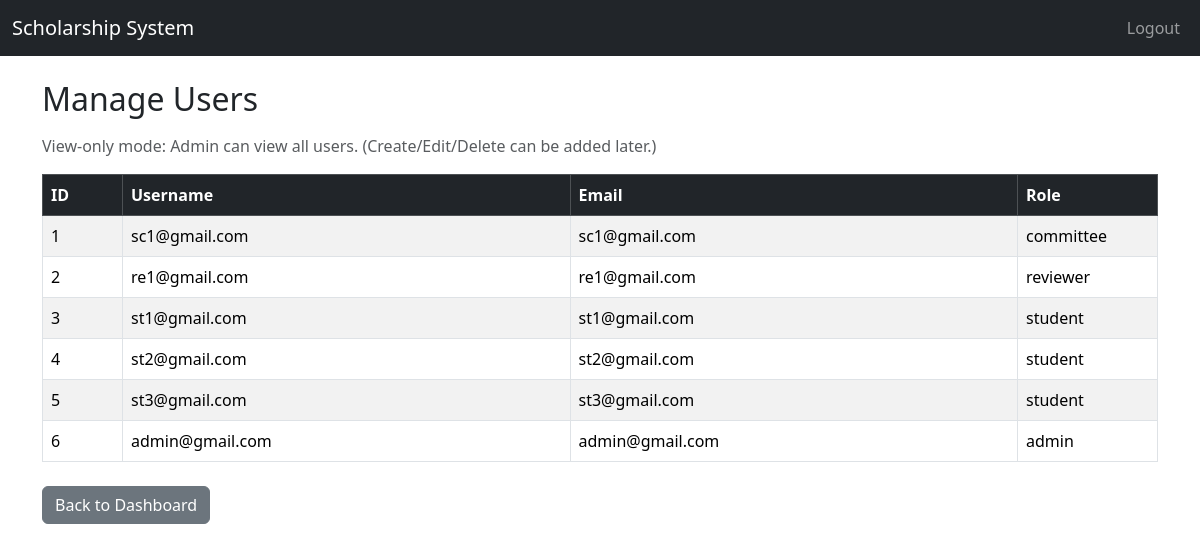
/admin/manage_users (signed in), run on the app's committed database.
### app/models.py (models this page shows)
class User(UserMixin, db.Model):
    id = db.Column(db.Integer, primary_key=True)
    username = db.Column(db.String(50), unique=True, nullable=False)
    email = db.Column(db.String(100), unique=True, nullable=False)
    your_id = db.Column(db.String(20), unique=True, nullable=True)
    password = db.Column(db.String(255), nullable=False)
    role = db.Column(db.String(20), nullable=False)
    created_at = db.Column(db.DateTime, default=datetime.utcnow)

### app/routes/admin_routes.py (the view)
@admin_bp.route('/manage_users')
@login_required
def manage_users():
    if current_user.role != 'admin':
        flash("Access denied.", "danger")
        return redirect(url_for('auth.login'))
    users = User.query.all()
    return render_template('admin/manage_users.html', users=users)

### app/templates/admin/manage_users.html (shortened to what this page needs)
{% extends "base.html" %}
{% block content %}
<h2 class="mb-3">Manage Users</h2>
<p class="text-muted">
  View-only mode: Admin can view all users. (Create/Edit/Delete can be added later.)
</p>
<div class="table-responsive">
  <table class="table table-striped table-bordered align-middle">
    <thead class="table-dark">
      <tr>
        <th style="width: 80px;">ID</th>
        <th>Username</th>
        <th>Email</th>
        <th style="width: 140px;">Role</th>
      </tr>
    </thead>
    <tbody>
      {% for u in users %}
      <tr>
        <td>{{ u.id }}</td>
        <td>{{ u.username }}</td>
        <td>{{ u.email }}</td>
        <td>{{ u.role }}</td>
      </tr>
      {% else %}
      <tr>
        <td colspan="4" class="text-center text-muted">No users found.</td>
      </tr>
      {% endfor %}
    </tbody>
  </table>
</div>
<a href="{{ url_for('admin.dashboard') }}" class="btn btn-secondary mt-2">Back to Dashboard</a>
{% endblock %}

### data on the page
User: id "1", username "sc1@gmail.com", email "sc1@gmail.com", role "committee"
User: id "2", username "re1@gmail.com", email "re1@gmail.com", role "reviewer"
User: id "3", username "st1@gmail.com", email "st1@gmail.com", role "student"
User: id "4", username "st2@gmail.com", email "st2@gmail.com", role "student"
User: id "5", username "st3@gmail.com", email "st3@gmail.com", role "student"
User: id "6", username "admin@gmail.com", email "admin@gmail.com", role "admin"
